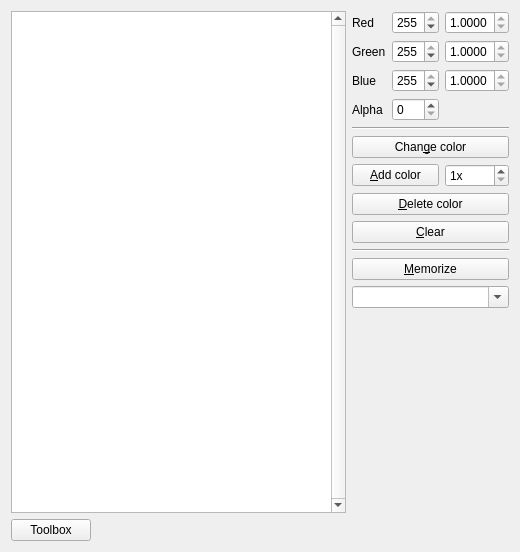
<?xml version="1.0" encoding="UTF-8"?>
<ui version="4.0">
 <class>ColorScaleViewerClass</class>
 <widget class="QWidget" name="ColorScaleViewerClass">
  <property name="geometry">
   <rect>
    <x>0</x>
    <y>0</y>
    <width>520</width>
    <height>552</height>
   </rect>
  </property>
  <property name="windowTitle">
   <string>ColorScaleViewer</string>
  </property>
  <property name="windowIcon">
   <iconset resource="../../../../../../../../home/joj/stmsuite/res/guires.qrc">
    <normaloff>:/icons/application-x-executable.svg.png</normaloff>:/icons/application-x-executable.svg.png</iconset>
  </property>
  <layout class="QGridLayout" name="gridLayout">
   <item row="1" column="2">
    <widget class="QSpinBox" name="sb_G">
     <property name="readOnly">
      <bool>false</bool>
     </property>
     <property name="accelerated">
      <bool>true</bool>
     </property>
     <property name="maximum">
      <number>255</number>
     </property>
     <property name="value">
      <number>255</number>
     </property>
    </widget>
   </item>
   <item row="2" column="2">
    <widget class="QSpinBox" name="sb_B">
     <property name="readOnly">
      <bool>false</bool>
     </property>
     <property name="accelerated">
      <bool>true</bool>
     </property>
     <property name="maximum">
      <number>255</number>
     </property>
     <property name="value">
      <number>255</number>
     </property>
    </widget>
   </item>
   <item row="0" column="2">
    <widget class="QSpinBox" name="sb_R">
     <property name="readOnly">
      <bool>false</bool>
     </property>
     <property name="accelerated">
      <bool>true</bool>
     </property>
     <property name="maximum">
      <number>255</number>
     </property>
     <property name="value">
      <number>255</number>
     </property>
    </widget>
   </item>
   <item row="0" column="1">
    <widget class="QLabel" name="lbl_R">
     <property name="text">
      <string>Red</string>
     </property>
    </widget>
   </item>
   <item row="1" column="1">
    <widget class="QLabel" name="lbl_G">
     <property name="text">
      <string>Green</string>
     </property>
    </widget>
   </item>
   <item row="2" column="1">
    <widget class="QLabel" name="lbl_B">
     <property name="text">
      <string>Blue</string>
     </property>
    </widget>
   </item>
   <item row="3" column="2">
    <widget class="QSpinBox" name="sb_ALPHA">
     <property name="readOnly">
      <bool>false</bool>
     </property>
     <property name="maximum">
      <number>255</number>
     </property>
    </widget>
   </item>
   <item row="3" column="1">
    <widget class="QLabel" name="lbl_ALPHA">
     <property name="text">
      <string>Alpha</string>
     </property>
    </widget>
   </item>
   <item row="0" column="3">
    <widget class="QDoubleSpinBox" name="sb_dR">
     <property name="readOnly">
      <bool>true</bool>
     </property>
     <property name="decimals">
      <number>4</number>
     </property>
     <property name="maximum">
      <double>1.000000000000000</double>
     </property>
     <property name="singleStep">
      <double>0.010000000000000</double>
     </property>
     <property name="value">
      <double>1.000000000000000</double>
     </property>
    </widget>
   </item>
   <item row="1" column="3">
    <widget class="QDoubleSpinBox" name="sb_dG">
     <property name="readOnly">
      <bool>true</bool>
     </property>
     <property name="decimals">
      <number>4</number>
     </property>
     <property name="maximum">
      <double>1.000000000000000</double>
     </property>
     <property name="singleStep">
      <double>0.010000000000000</double>
     </property>
     <property name="value">
      <double>1.000000000000000</double>
     </property>
    </widget>
   </item>
   <item row="2" column="3">
    <widget class="QDoubleSpinBox" name="sb_dB">
     <property name="readOnly">
      <bool>true</bool>
     </property>
     <property name="decimals">
      <number>4</number>
     </property>
     <property name="maximum">
      <double>1.000000000000000</double>
     </property>
     <property name="singleStep">
      <double>0.010000000000000</double>
     </property>
     <property name="value">
      <double>1.000000000000000</double>
     </property>
    </widget>
   </item>
   <item row="0" column="0" rowspan="13">
    <widget class="QListWidget" name="listWidget">
     <property name="sizePolicy">
      <sizepolicy hsizetype="Expanding" vsizetype="Expanding">
       <horstretch>0</horstretch>
       <verstretch>0</verstretch>
      </sizepolicy>
     </property>
     <property name="verticalScrollBarPolicy">
      <enum>Qt::ScrollBarAlwaysOn</enum>
     </property>
     <property name="dragEnabled">
      <bool>true</bool>
     </property>
     <property name="dragDropMode">
      <enum>QAbstractItemView::InternalMove</enum>
     </property>
     <property name="defaultDropAction">
      <enum>Qt::MoveAction</enum>
     </property>
    </widget>
   </item>
   <item row="12" column="2">
    <spacer name="verticalSpacer">
     <property name="orientation">
      <enum>Qt::Vertical</enum>
     </property>
     <property name="sizeHint" stdset="0">
      <size>
       <width>20</width>
       <height>40</height>
      </size>
     </property>
    </spacer>
   </item>
   <item row="4" column="1" colspan="3">
    <widget class="Line" name="line">
     <property name="orientation">
      <enum>Qt::Horizontal</enum>
     </property>
    </widget>
   </item>
   <item row="5" column="1" colspan="3">
    <widget class="QPushButton" name="pb_wheel">
     <property name="enabled">
      <bool>true</bool>
     </property>
     <property name="whatsThis">
      <string>Shows the common color selection dialog. Its definition will apply to the current selection.</string>
     </property>
     <property name="text">
      <string>Chan&amp;ge color</string>
     </property>
     <property name="shortcut">
      <string>Ctrl+D</string>
     </property>
    </widget>
   </item>
   <item row="6" column="1" colspan="2">
    <widget class="QPushButton" name="pb_addColor">
     <property name="enabled">
      <bool>true</bool>
     </property>
     <property name="whatsThis">
      <string>Adds a color to the scale.</string>
     </property>
     <property name="text">
      <string>&amp;Add color</string>
     </property>
     <property name="shortcut">
      <string>Ctrl+A</string>
     </property>
    </widget>
   </item>
   <item row="7" column="1" colspan="3">
    <widget class="QPushButton" name="pb_removeColor">
     <property name="enabled">
      <bool>true</bool>
     </property>
     <property name="whatsThis">
      <string>Removes the selected color from the scale.</string>
     </property>
     <property name="text">
      <string>&amp;Delete color</string>
     </property>
     <property name="shortcut">
      <string>Ctrl+R</string>
     </property>
    </widget>
   </item>
   <item row="10" column="1" colspan="3">
    <widget class="QPushButton" name="pb_memorize">
     <property name="whatsThis">
      <string>Any previously memorized state of scale can be recalled later.</string>
     </property>
     <property name="text">
      <string>&amp;Memorize</string>
     </property>
     <property name="shortcut">
      <string>Ctrl+M</string>
     </property>
    </widget>
   </item>
   <item row="11" column="1" colspan="3">
    <widget class="QComboBox" name="cb_memory">
     <property name="whatsThis">
      <string>What you can recall. CTRL+Z is 'undo'.</string>
     </property>
     <property name="editable">
      <bool>true</bool>
     </property>
    </widget>
   </item>
   <item row="9" column="1" colspan="3">
    <widget class="Line" name="line_2">
     <property name="orientation">
      <enum>Qt::Horizontal</enum>
     </property>
    </widget>
   </item>
   <item row="8" column="1" colspan="3">
    <widget class="QPushButton" name="pb_clear">
     <property name="enabled">
      <bool>true</bool>
     </property>
     <property name="whatsThis">
      <string>Clears the scale.</string>
     </property>
     <property name="text">
      <string>&amp;Clear</string>
     </property>
     <property name="shortcut">
      <string>Ctrl+C</string>
     </property>
    </widget>
   </item>
   <item row="13" column="0">
    <layout class="QHBoxLayout" name="horizontalLayout">
     <item>
      <widget class="QPushButton" name="btn_scaletools">
       <property name="sizePolicy">
        <sizepolicy hsizetype="Preferred" vsizetype="Preferred">
         <horstretch>0</horstretch>
         <verstretch>0</verstretch>
        </sizepolicy>
       </property>
       <property name="whatsThis">
        <string>Here's the interface to the methods of the mighty class ColorOperations!</string>
       </property>
       <property name="text">
        <string>Toolbox</string>
       </property>
      </widget>
     </item>
     <item>
      <spacer name="horizontalSpacer">
       <property name="orientation">
        <enum>Qt::Horizontal</enum>
       </property>
       <property name="sizeHint" stdset="0">
        <size>
         <width>40</width>
         <height>20</height>
        </size>
       </property>
      </spacer>
     </item>
    </layout>
   </item>
   <item row="6" column="3">
    <widget class="QSpinBox" name="sb_colortimes">
     <property name="sizePolicy">
      <sizepolicy hsizetype="Preferred" vsizetype="Fixed">
       <horstretch>0</horstretch>
       <verstretch>0</verstretch>
      </sizepolicy>
     </property>
     <property name="toolTip">
      <string>How many times the hereinafter specified color will be added to the scale.</string>
     </property>
     <property name="suffix">
      <string>x</string>
     </property>
     <property name="minimum">
      <number>1</number>
     </property>
     <property name="maximum">
      <number>999</number>
     </property>
    </widget>
   </item>
  </layout>
 </widget>
 <layoutdefault spacing="6" margin="11"/>
 <resources>
  <include location="../../../../../../../../home/joj/stmsuite/res/guires.qrc"/>
 </resources>
 <connections/>
</ui>
